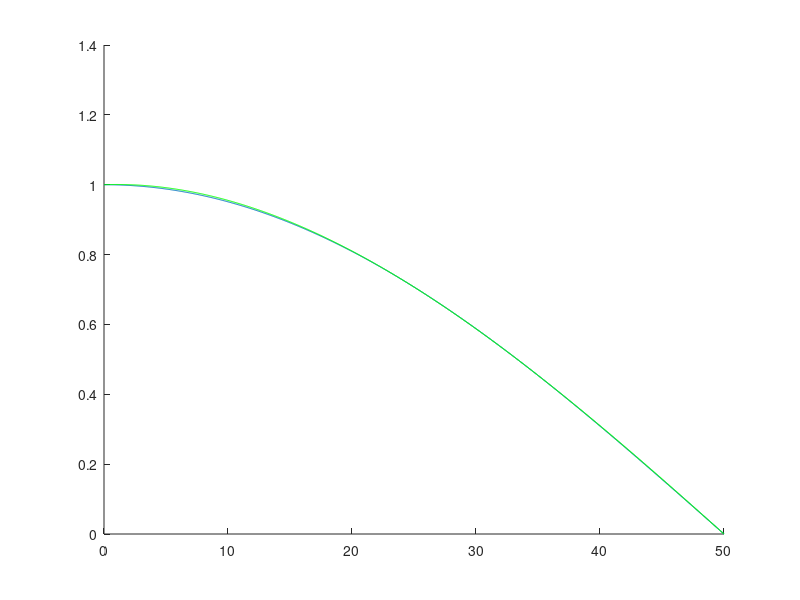

Here is the MATLAB script that generated this plot:
function ma = interpolation (x, n, N)
  if nargin < 1
    x = [0, pi/4, pi/3, pi/2];
  end
  if nargin < 2 || n == 0
    n = size(x,2) - 1;
  end
  if nargin < 3
    N = 50;
  end
  y = cos(x);
  pol_i = polyfit(x,y,n);
  xx = x;
  f = @(x) (pi*x / 100) ;
  
  ma = 0;
  for j=0:N
    dst = polyval(pol_i, f(j)) - cos(f(j));
    if dst > ma
      ma = dst;
    end
  end
  % Answer
  ma;
  
  % For arccos
  y = x;
  x = cos(x);
  pol_i2 = polyfit(x,y,n);
  
  a = sqrt(3)/2;
  
  % Answer
  dst = abs(polyval(pol_i2, a) - acos(a))
  polyval(pol_i2, a)
  acos(a)
  
  % graph for second part
  if 0
    t = linspace(0, xx(end), 1000);
    xx(end)
    hold on
    plot(t, acos(t));
    plot(t, polyval(pol_i2, t), "g"); 
    hold off
  else  
    t = linspace(0, 50, 1000);
    hold on
    plot(t, cos(f(t)));
    plot(t, polyval(pol_i, f(t)), "g"); 
    hold off
  end
end
